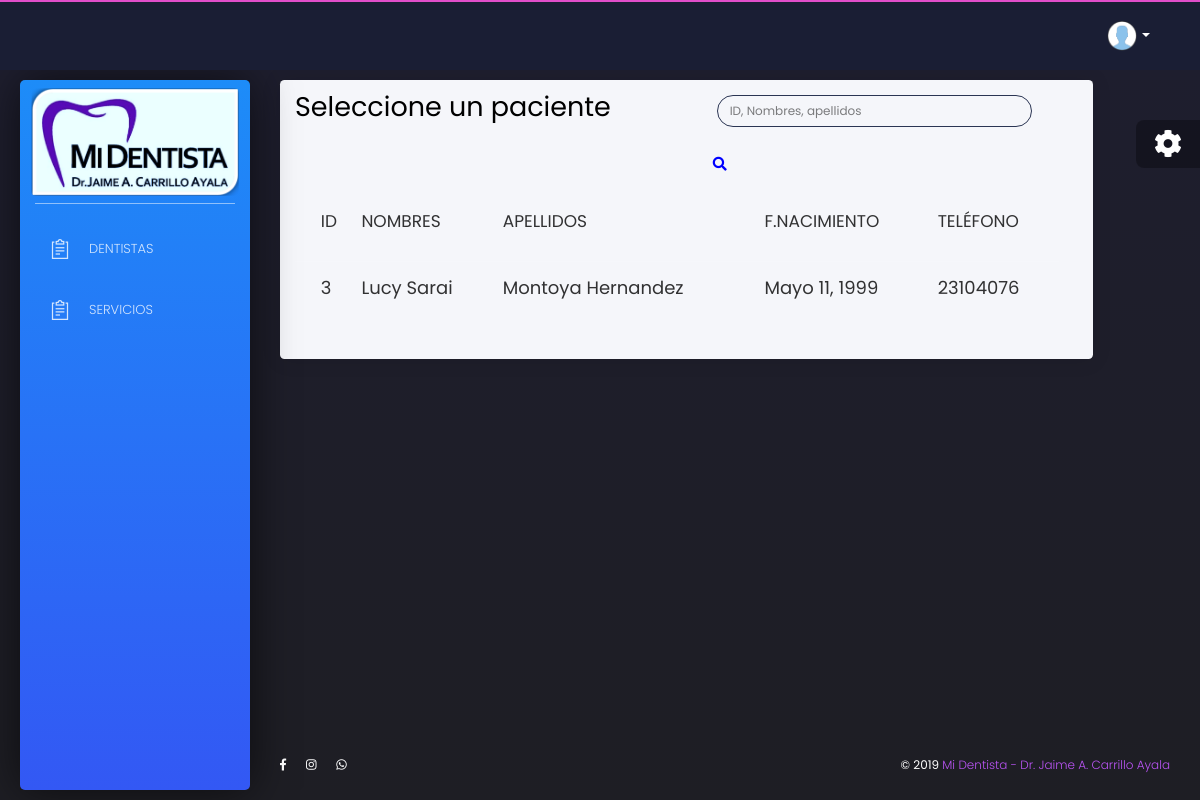
The app's page /core/pacientes2 with its own data.
### core/models.py (models this page shows, shortened)
class Paciente(models.Model):
    id = models.AutoField(primary_key=True)
    nombres = models.CharField(max_length=64)
    apellidos = models.CharField(max_length=64)
    nacimiento = models.DateField()
    telefono = models.CharField(max_length=8)
    foto = models.ImageField(upload_to='patient/%Y/%m/%D/', null=True, blank=True)
    edad = models.IntegerField(default=0)
    alergias = models.ManyToManyField(Medicamento,  blank=True)
    correo = models.EmailField(blank=True, null=True)

### core/views.py (the view)
# urls.py: path('pacientes2', PacienteList2.as_view(), name = 'pacientes2'),
class PacienteList2(SuperuserRequiredMixin, ListView):
    model = Paciente
    template_name = 'core/paciente2_list.html'
    def get_queryset(self):
        busqueda = self.request.GET.get('buscador', '')
        print(busqueda)
        if busqueda:
            queryset = Paciente.objects.filter(nombres__istartswith = busqueda)|Paciente.objects.filter(apellidos__istartswith = busqueda)|Paciente.objects.filter(id__istartswith = busqueda)
            return queryset
        else:
            queryset = Paciente.objects.all()
            return queryset

### core/templates/core/paciente2_list.html (shortened to what this page needs)
{% extends 'core/base.html' %}
{% load static %}
{% block content %}
<div class="content">
    <div class="row">
        <div class="col-md-11">
			    <div class="card white-content">
            <div class="card-header">
              <div class="row">
                <div class="col-md-6">
                <h2>Seleccione un paciente</h2>
                </div>
                <div class="col-md-6">
                  <div class="container">
                    <form class = '' methot = 'get'>
                        <div class = 'row'>
                          <div class = 'col-10 col-lg-11'>
                            <input class="form-control" type="search" name='buscador' id='inputPasword' placeholder='ID, Nombres, apellidos'></button>
                          </div>
                          <div>
                            <button class="btn btn-link" type="submit"><i class="fas fa-search" style= "color:blue"></i></button>
                          </div>
                        </div>
                    </form>
                  </div>
                </div>
              </div>
            </div>
				    <div class="card-body">
					    <div class="table-responsive">
                <table class="table tablesorter " id="">
                  <thead class=" text-primary">
                      <th>
                      </th>
                      <th>
                        <h4>Id</h4>
                      </th>
                      <th>
                        <h4>Nombres</h4>
                      </th>
                       <th>
                        <h4>Apellidos</h4>
                      </th>
                       <th>
                        <h4>F.Nacimiento</h4>
                      </th>
                       <th>
                        <h4>Teléfono</h4>
                      </th>
                      <th>
                      </th>
                  </thead>
                  <tbody>
                    {% for paciente in paciente_list|dictsort:'id' %}
                      <tr id={{paciente.id}} onMouseOver="ResaltarFila({{paciente.id}});" onMouseOut="RestablecerFila({{paciente.id}}, '')" onClick="CrearEnlace('{% url 'core:citas' paciente.id|slugify %}');">
                            <td>
                            </td>
                            <td >
                              <p><b><font size="4">{{paciente.id}}</font></b></p>
                            </td>
                            <td >
                              <p><b><font size="4">{{paciente.nombres}}</font></b></p>
                            </td>
                            <td >
                              <p><b><font size="4">{{paciente.apellidos}}</font></b></p>
                            </td>
                            <td >
                              <p><b><font size="4">{{paciente.nacimiento}}</font></b></p>
                            </td>
                            <td >
                              <p><b><font size="4">{{paciente.telefono}}</font></b></p>
                            </td>
							        </tr>
                    {% endfor %}
                  </tbody>
                </table>
				      </div>
			      </div>
	        </div>
	      </div>
      </div>
    </div>
{% endblock %}

### records on screen
Paciente: id "3", nombres "Lucy Sarai", apellidos "Montoya Hernandez", nacimiento "Mayo 11, 1999", telefono "23104076"
